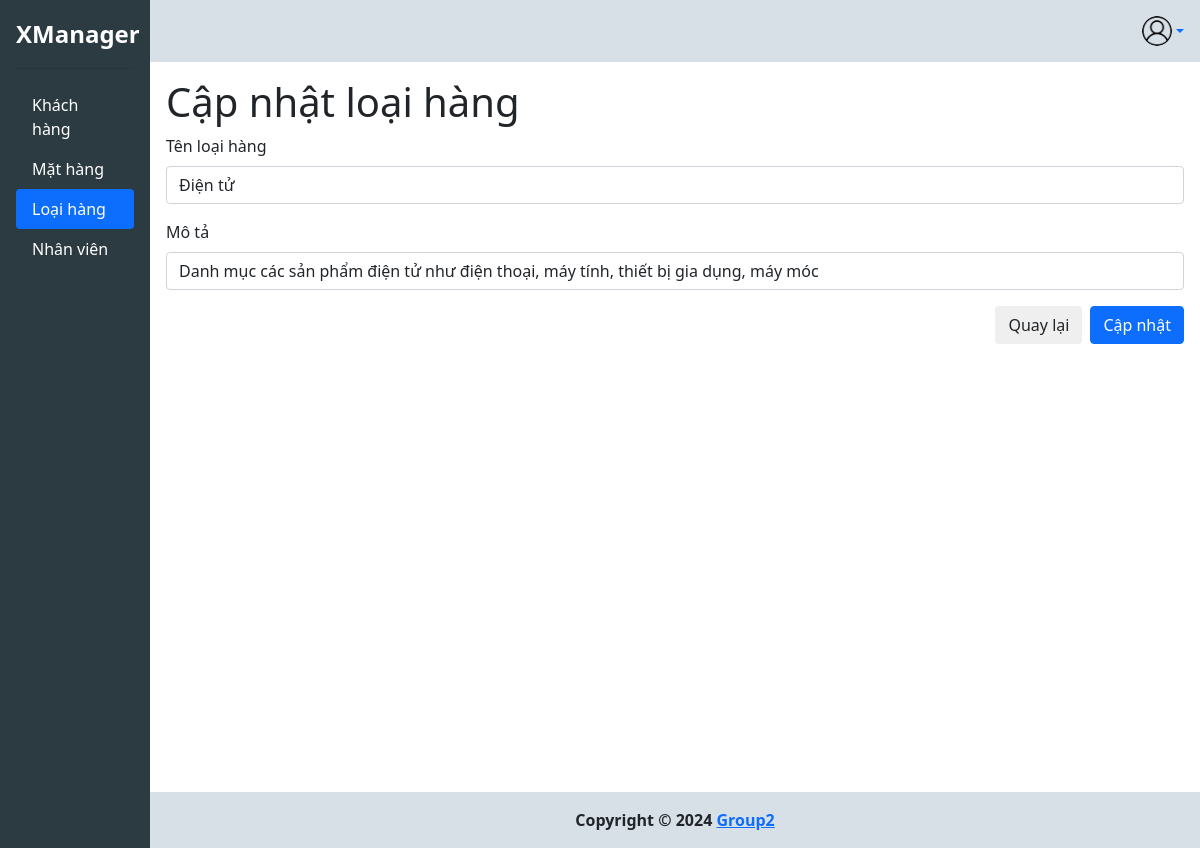
Screenshot of /category/update/1 (signed in) with the database file from the repository.
### tables this page shows
CREATE TABLE `categories` (
  `CategoryID` int(11) NOT NULL,
  `CategoryName` varchar(100) DEFAULT NULL,
  `Description` varchar(250) DEFAULT NULL,
  `created_at` timestamp NOT NULL DEFAULT current_timestamp()
);

### src/Controller.php (called while the page is built, shortened)
<?php
class Controller {
    protected function render($view_name, $data = []) {
        extract($data);
        include __DIR__ . "\Views\\$view_name.php";
    }
}

### index.php (called while the page is built, shortened)
<?php
require __DIR__. '/src/routes.php';
$uri = $_SERVER['REQUEST_URI'];
$router->match($uri);

### src/Models/Category.php (called while the page is built, shortened)
<?php
class Category
{
    private $mysqli;
    public function __construct()
    {
        $host = DB_HOST;
        $username = DB_USER;
        $password = DB_PASSWORD;
        $database = DB_NAME;
        $this->mysqli = new \mysqli($host, $username, $password, $database);
    }
    public function getCategoryById($categoryId)
    {
        $categoryId = $this->mysqli->real_escape_string($categoryId);
        $result = $this->mysqli->query("SELECT * FROM categories WHERE CategoryID = $categoryId");
        return $result->fetch_assoc();
    }
}

### src/Views/categories/edit.php (the view, shortened to what this page needs)
    <h1><?= $pageTitle ?></h1>
    <form action="" method="POST">
        <div class="mb-3">
            <label class="form-label" for="">Tên loại hàng</label>
            <input type="text" name="categoryName" class="form-control" placeholder="Tên..." value="<?= $category["CategoryName"]; ?>" autofocus>
        </div>
        <div class="mb-3">
            <label class="form-label" for="">Mô tả</label>
            <input type="text" name="description" class="form-control" placeholder="Mô tả..." value="<?= $category["Description"]; ?>">
        </div>
        <div class="d-flex gap-2 justify-content-end">
            <a class="btn btn-default" href="/category">Quay lại</a>
            <button class="btn btn-primary">Cập nhật</button>
        </div>
    </form>
<?php include(__DIR__ . '/../layouts/layout.php'); ?>

### src/Router.php (shortened to what this page needs)
<?php
class Router {
    private $routes = [];
    public function addRoute($pattern, $callback, $middlewares = []) {
        $this->routes[$pattern] = [
            'callback' => $callback,
            'middlewares' => $middlewares
        ];
    }
    public function match($uri) {
        uksort($this->routes, function ($a, $b) {
            return strlen($b) - strlen($a);
        });
        foreach ($this->routes as $pattern => $route) {
            if (preg_match($pattern, $uri, $matches)) {
                array_shift($matches);
                call_user_func_array($route['callback'], $matches);
                return;
            }
        }
    }
}

### src/Views/layouts/layout.php (style rules this page uses)
:root { --header: 70px; --footer: 56px; }
.btn-default { background: #efefef; }

### rows the page displays
categories: categoryName "Điện tử", description "Danh mục các sản phẩm điện tử như điện thoại, máy tính, thiết bị gia dụng, máy móc"
